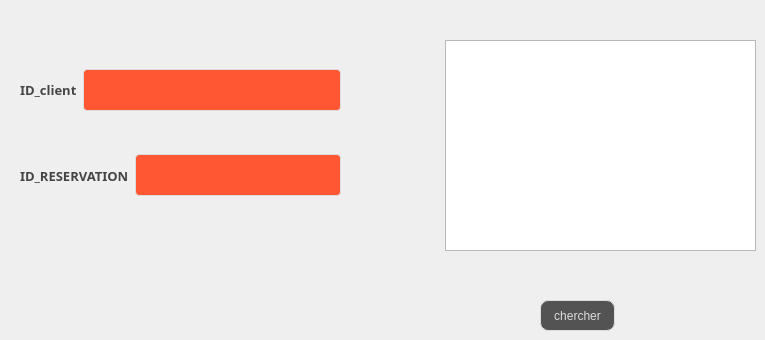
      <widget class="QWidget" name="tab_20">
       <attribute name="title">
        <string>Chercher Reservation</string>
       </attribute>
       <widget class="QPushButton" name="cherchermenu_2">
        <property name="geometry">
         <rect>
          <x>540</x>
          <y>300</y>
          <width>75</width>
          <height>31</height>
         </rect>
        </property>
        <property name="styleSheet">
         <string notr="true">QPushButton {
color: #dcdcdc;
background:#535353;
border: none;

border: 1px solid #DCDCDC;
border-radius: 8px;
}
QPushButton:hover {
color:#fff;
background:#FF5733;
border: none;
}</string>
        </property>
        <property name="text">
         <string>chercher</string>
        </property>
       </widget>
       <widget class="QTableView" name="tabcherchermenu_2">
        <property name="geometry">
         <rect>
          <x>445</x>
          <y>40</y>
          <width>311</width>
          <height>211</height>
         </rect>
        </property>
       </widget>
       <widget class="QWidget" name="layoutWidget_3">
        <property name="geometry">
         <rect>
          <x>20</x>
          <y>60</y>
          <width>321</width>
          <height>60</height>
         </rect>
        </property>
        <layout class="QHBoxLayout" name="horizontalLayout_21">
         <item>
          <widget class="QLabel" name="label_60">
           <property name="font">
            <font>
             <family>Segoe Print</family>
             <pointsize>-1</pointsize>
             <weight>75</weight>
             <bold>true</bold>
            </font>
           </property>
           <property name="styleSheet">
            <string notr="true">background-color: transparent;
	color: #454544;
	font-weight: bold;
	font-size: 13px;</string>
           </property>
           <property name="text">
            <string>ID_client</string>
           </property>
          </widget>
         </item>
         <item>
          <widget class="QLineEdit" name="linecherchermenu_2">
           <property name="styleSheet">
            <string notr="true">
QLineEdit {
  width: 100%;
  padding: 12px 20px;
  margin: 8px 0;
  display: inline-block;
  border: 1px solid #dcdcdc;
  border-radius: 4px;
  box-sizing: border-box;
  background: #FF5733;
  color: #FFFFFF;
}</string>
           </property>
          </widget>
         </item>
        </layout>
       </widget>
       <widget class="QWidget" name="layoutWidget_10">
        <property name="geometry">
         <rect>
          <x>20</x>
          <y>140</y>
          <width>321</width>
          <height>71</height>
         </rect>
        </property>
        <layout class="QHBoxLayout" name="horizontalLayout_22">
         <item>
          <widget class="QLabel" name="label_61">
           <property name="font">
            <font>
             <family>Segoe Print</family>
             <pointsize>-1</pointsize>
             <weight>75</weight>
             <bold>true</bold>
            </font>
           </property>
           <property name="styleSheet">
            <string notr="true">background-color: transparent;
	color: #454544;
	font-weight: bold;
	font-size: 13px;</string>
           </property>
           <property name="text">
            <string>ID_RESERVATION</string>
           </property>
          </widget>
         </item>
         <item>
          <widget class="QLineEdit" name="linecherchermenu2_2">
           <property name="styleSheet">
            <string notr="true">QLineEdit {
  width: 100%;
  padding: 12px 20px;
  margin: 8px 0;
  display: inline-block;
  border: 1px solid #dcdcdc;
  border-radius: 4px;
  box-sizing: border-box;
  background: #FF5733;
  color: #FFFFFF;
}</string>
           </property>
          </widget>
         </item>
        </layout>
       </widget>
      </widget>
